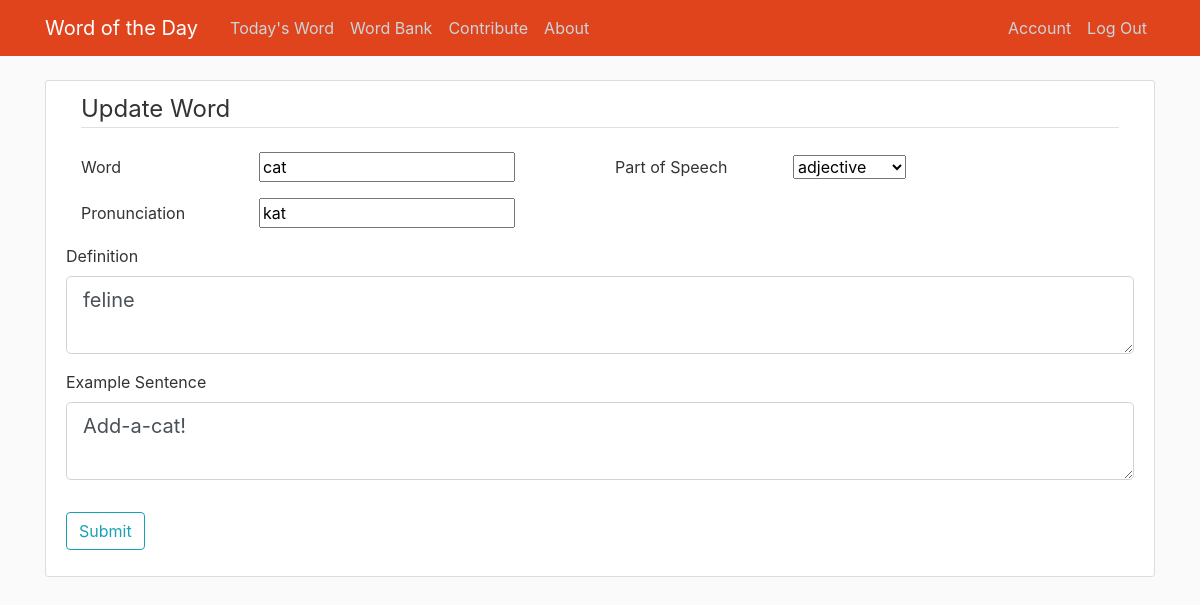
Page /word/191/update (signed in) on the earlier database version.
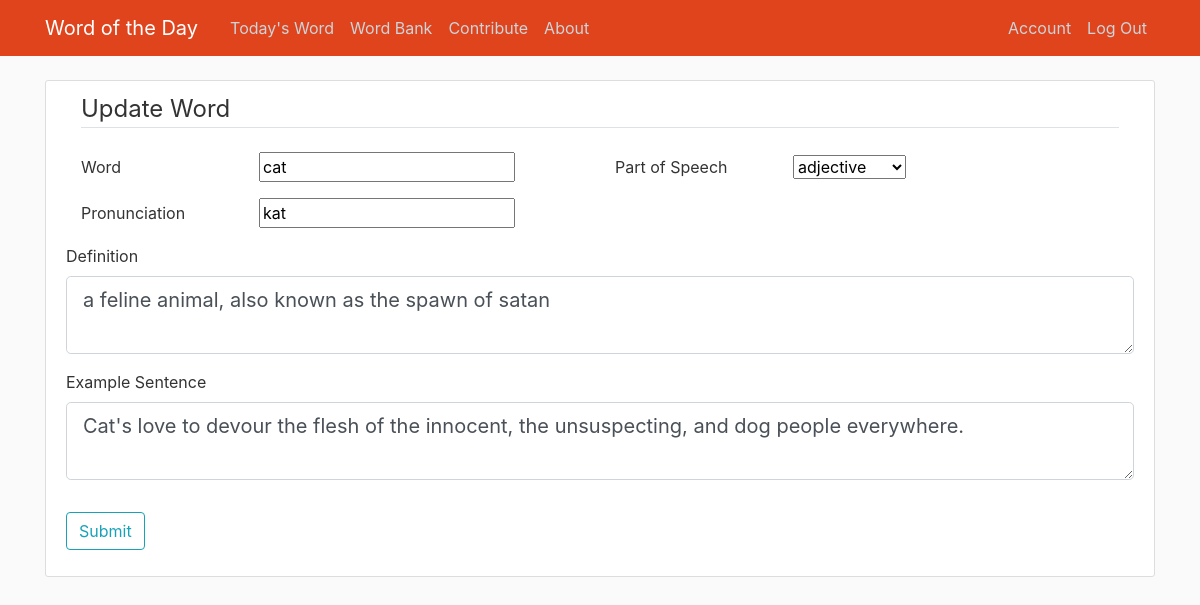
Same page on the later database version.
### wotd/models.py (models this page shows, shortened)
class Word(db.Model):
    id = db.Column(db.Integer, primary_key=True)
    word = db.Column(db.String(100), nullable=False)
    partOfSpeech_id = db.Column(db.Integer, db.ForeignKey('part_of_speech.id'), nullable=False)
    definition = db.Column(db.Text, nullable=False)
    exampleSentence = db.Column(db.Text, nullable=False)
    ipa = db.Column(db.Text, nullable=True)
    date_added = db.Column(db.DateTime, nullable=False, default=datetime.utcnow)
    date_published = db.Column(db.Date, nullable=True)
    user_id = db.Column(db.Integer, db.ForeignKey('user.id'), nullable=True)

### wotd/routes.py (the view)
@app.route("/word/<int:word_id>/update", methods=['GET', 'POST'])
@login_required
def update_word(word_id):
    word = Word.query.get_or_404(word_id)
    if word.contributor != current_user and current_user.isAdmin is False:
        abort(403)
    form = WordForm()
    form.get_parts_of_speech()
    if form.validate_on_submit():
        if form.part_o_speech.data == -1:
            flash('Please choose part of speech', 'fail')
        else:
            dupe = Word.query.filter(Word.id != word.id
                                     , Word.word == form.word.data
                                     , Word.partOfSpeech_id == form.part_o_speech.data).first()
            if dupe:
                flash(f'This word ({dupe.id}) was added on {dupe.date_published.strftime("%Y-%m-%d")}, you cretin.'
                      , 'fail')
            else:
                word.word = form.word.data
                word.partOfSpeech_id = form.part_o_speech.data
                word.definition = form.definition.data
                word.exampleSentence = form.exampleSentence.data
                word.ipa = form.ipa.data
                word.date_published = form.date_published.data
                db.session.commit()
                flash('Word updated, you miscreant.', 'success')
                return redirect(url_for('word', word_id=word.id))
    elif form.is_submitted() and form.validate() is False:
        flash(f'this form failed', 'success')
    elif request.method == 'GET':
        form.word.data = word.word
        form.part_o_speech.data = word.partOfSpeech_id
        form.definition.data = word.definition
        form.exampleSentence.data = word.exampleSentence
        form.ipa.data = word.ipa
        form.date_published.data = word.date_published
    return render_template('word_upsert.html'
                           , title='Update ' + word.word
                           , form=form
                           , legend='Update Word'
                           , user=current_user)

### wotd/forms.py
class WordForm(FlaskForm):
    word = StringField('Word', validators=[DataRequired()])
    part_o_speech = SelectField('Part of Speech', coerce=int)#, validators=[DataRequired()])
    definition = TextAreaField('Definition', validators=[DataRequired()])
    exampleSentence = TextAreaField('Example Sentence', validators=[DataRequired()])
    ipa = StringField('Pronunciation', validators=[DataRequired()])
    date_published = DateField('Publish Date', validators=[Optional(strip_whitespace=True)])
    submit = SubmitField('Submit')
    def get_parts_of_speech(self):
        self.part_o_speech.choices = [(-1, 'Select...')] + [(p.id, p.partOfSpeech) for p in PartOfSpeech.query.order_by('id')]

### wotd/models.py (called while the page is built)
@login_manager.user_loader
def load_user(user_id):
    return User.query.get(int(user_id))

### wotd/templates/word_upsert.html (shortened to what the changed rows need)
{% extends "layout.html" %}
{% block content %}
    <div class="content-section">
        <form method="POST" action="">
            <fieldset class="form-group">
                <div class="container">
                    <div class="row">
                        <div class="col-md-4 form-group form-inline">
                            {% if form.word.errors %}
                                {{ form.word(class="is-invalid") }}
                                <div class="invalid-feedback">
                                    {% for error in form.word.errors %}
                                        <span> {{ error }} </span>
                                    {% endfor %}
                                </div>
                            {% else %}
                                {{ form.word() }}
                            {% endif %}
                        </div>
                    </div>
                    <div class="row">
                        <div class="col-md-4 form-group form-inline">
                            {% if form.ipa.errors %}
                                {{ form.ipa(class="is-invalid") }}
                                <div class="invalid-feedback">
                                    {% for error in form.ipa.errors %}
                                        <span> {{ error }} </span>
                                    {% endfor %}
                                </div>
                            {% else %}
                                {{ form.ipa() }}
                            {% endif %}
                        </div>
                    </div>
                </div>
                <div class="form-group">
                    {{ form.definition.label(class="form-control-label") }}
                    {% if form.definition.errors %}
                        {{ form.definition(class="form-control form-control-lg is-invalid") }}
                        <div class="invalid-feedback">
                            {% for error in form.definition.errors %}
                                <span> {{ error }} </span>
                            {% endfor %}
                        </div>
                    {% else %}
                        {{ form.definition(class="form-control form-control-lg") }}
                    {% endif %}
                </div>
                <div class="form-group">
                    {{ form.exampleSentence.label(class="form-control-label") }}
                    {% if form.exampleSentence.errors %}
                        {{ form.exampleSentence(class="form-control form-control-lg is-invalid") }}
                        <div class="invalid-feedback">
                            {% for error in form.exampleSentence.errors %}
                                <span> {{ error }} </span>
                            {% endfor %}
                        </div>
                    {% else %}
                        {{ form.exampleSentence(class="form-control form-control-lg") }}
                    {% endif %}
                </div>
            </fieldset>
        </form>
    </div>
{% endblock content %}

Differences in the rows shown:
changed Word "cat": definition "feline" → "a feline animal, also known as the spawn of satan"; exampleSentence "Add-a-cat!" → "Cat's love to devour the flesh of the innocent, the unsuspecting, and dog people everywhere."
